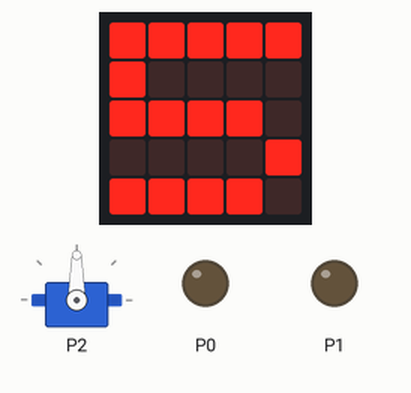
The program below on a simulated BBC micro:bit (MakeCode). Parts: servo, the board's 5×5 LED display, output pins drawn as LEDs (lit = HIGH).

Above: at 9.1 s.
At 10.6 s:
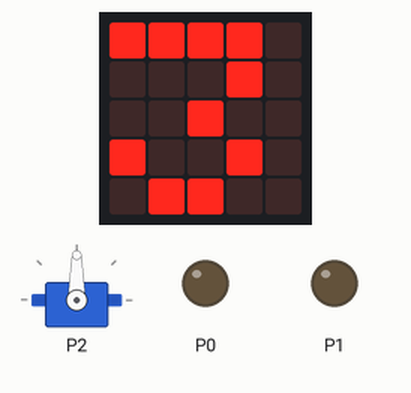
At 12.1 s:
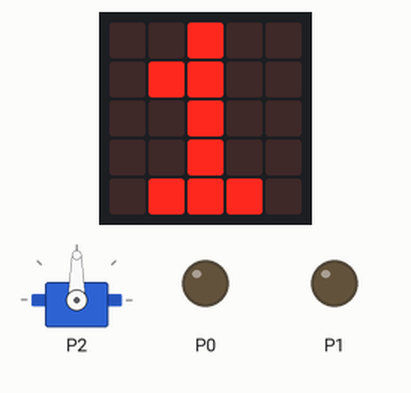
At 20.8 s:
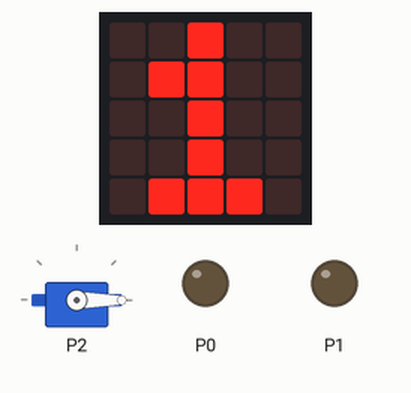
At 31.3 s:
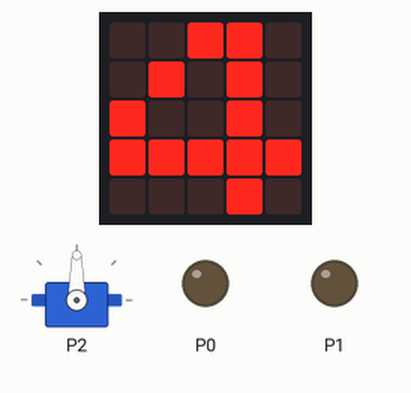
At 39.3 s:
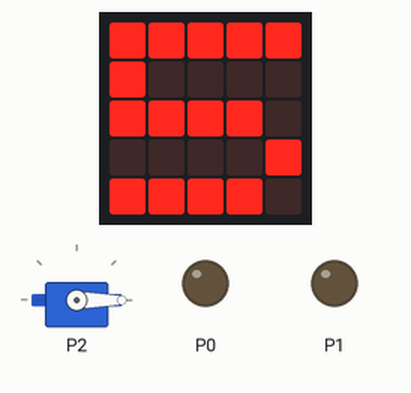
Timing chart, 0 to 40.0 s (numbered marks = the images above):
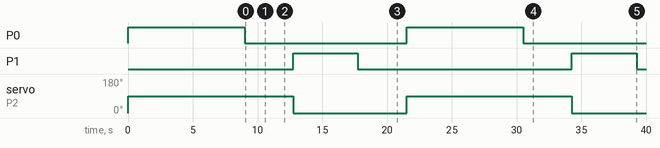

Measured:
- by itself, P0: alternates HIGH for 9.0 s and LOW for 12.5 s
- by itself, P1: alternates HIGH for 5.0 s and LOW for 16.5 s
- by itself, servo on P2: alternates 90° for 12.7 s and 0° for 8.8 s
- what the display in image 0 shows lasts 0.8 s, from 9.0 s to 9.8 s

The program:

main.ts
```typescript
pins.digitalWritePin(DigitalPin.P0, 0)
pins.digitalWritePin(DigitalPin.P1, 0)
pins.servoWritePin(AnalogPin.P2, 0)
basic.forever(function () {
    pins.digitalWritePin(DigitalPin.P0, 1)
    pins.servoWritePin(AnalogPin.P2, 90)
    basic.pause(5000)
    pins.digitalWritePin(DigitalPin.P0, 0)
    for (let index = 0; index < 4; index++) {
        pins.digitalWritePin(DigitalPin.P0, 1)
        basic.pause(1000)
        pins.digitalWritePin(DigitalPin.P0, 0)
    }
    basic.showNumber(5)
    basic.showNumber(4)
    basic.showNumber(3)
    basic.showNumber(2)
    basic.showNumber(1)
    basic.clearScreen()
    pins.digitalWritePin(DigitalPin.P1, 1)
    pins.servoWritePin(AnalogPin.P2, 0)
    basic.pause(5000)
    pins.digitalWritePin(DigitalPin.P1, 0)
    basic.showNumber(5)
    basic.showNumber(4)
    basic.showNumber(3)
    basic.showNumber(2)
    basic.showNumber(1)
    basic.clearScreen()
})
```

test.ts
```typescript
// aquí va el archivo "tests"; esto no se compilará cuando este paquete se utilice como una extensión.
```
